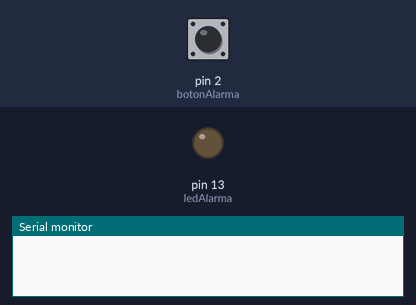
Bench run of a sketch on a simulated Arduino Uno, built with avr-gcc and run on an emulated ATmega328P. Shown: output pins drawn as LEDs (lit = HIGH), the last lines printed to the serial monitor. The test bench sets the inputs (shaded band); at power-on: pin 2 (botonAlarma) HIGH.

Above: at 1.2 s.
1.3 s: pin 2 (botonAlarma) pulled LOW for 3.2 s
At 4.1 s:
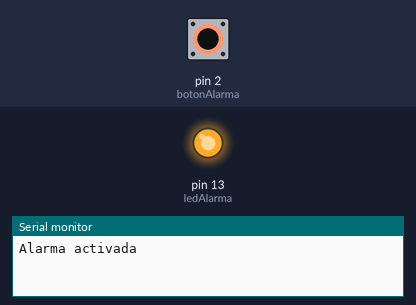
Timing chart, 0 to 6.0 s (numbered marks = the images above; inputs shaded):
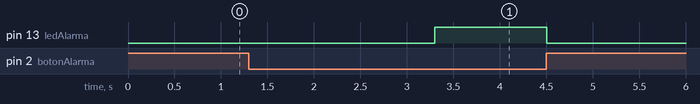

The sketch:

alarma_auto_simple.ino
```cpp
#define botonAlarma 2
#define ledAlarma 13

enum Alarma {
  APAGADA,
  CONTANDO_TIEMPO,
  ACTIVADA
};
Alarma estadoAlarma = APAGADA;
unsigned long tiempo = 0;
unsigned long tiempoAhora = 0;

void setup() {
  pinMode(botonAlarma, INPUT_PULLUP);
  pinMode(ledAlarma, OUTPUT);
  digitalWrite(ledAlarma, LOW);  //siempre empieza apagado
  Serial.begin(9600);
}

void loop() {
  int boton = digitalRead(botonAlarma);
  tiempoAhora = millis();

  switch (estadoAlarma) {

    case APAGADA:
      if (boton == LOW) {
        tiempo = tiempoAhora;  //empieza a contar desde ahora
        estadoAlarma = CONTANDO_TIEMPO;
      }
      break;

    case CONTANDO_TIEMPO:
      if (boton == HIGH) {  // Si sueltan el boton, se cancela la espera
        estadoAlarma = APAGADA;
      } else if (tiempoAhora - tiempo >= 2000) {  // si pasaron 2 segundos con el boton apretado, se prende la alarma
        estadoAlarma = ACTIVADA;
        Serial.println("Alarma activada");
      }
      break;

    case ACTIVADA:
      digitalWrite(ledAlarma, HIGH);
      if (boton == HIGH) {  //si sueltan el boton se apaga la alarma
        digitalWrite(ledAlarma, LOW);
        estadoAlarma = APAGADA;
        Serial.println("Alarma apagada");
      }
      break;
  }
}
```

Measured:
- after the input at 1.3 s, pin 13 (ledAlarma): LOW → HIGH after 2.0 s, → LOW 1.2 s later
